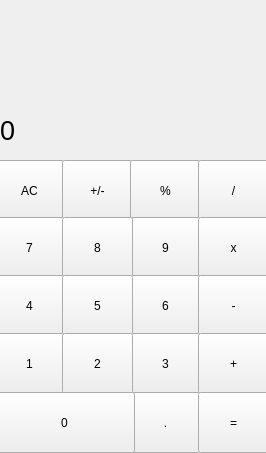
<?xml version="1.0" encoding="UTF-8"?>
<ui version="4.0">
 <class>MainWindow</class>
 <widget class="QMainWindow" name="MainWindow">
  <property name="geometry">
   <rect>
    <x>0</x>
    <y>0</y>
    <width>266</width>
    <height>453</height>
   </rect>
  </property>
  <property name="windowTitle">
   <string>MainWindow</string>
  </property>
  <widget class="QWidget" name="centralwidget">
   <widget class="QLabel" name="label">
    <property name="geometry">
     <rect>
      <x>0</x>
      <y>100</y>
      <width>271</width>
      <height>61</height>
     </rect>
    </property>
    <property name="font">
     <font>
      <pointsize>20</pointsize>
     </font>
    </property>
    <property name="styleSheet">
     <string notr="true"> qproperty-algument: 'AlignVCenter | AlignRight';
 border-bottom: 1px solid gray
</string>
    </property>
    <property name="text">
     <string>0</string>
    </property>
   </widget>
   <widget class="QPushButton" name="pushButton_AC">
    <property name="geometry">
     <rect>
      <x>-6</x>
      <y>160</y>
      <width>71</width>
      <height>61</height>
     </rect>
    </property>
    <property name="text">
     <string>AC</string>
    </property>
   </widget>
   <widget class="QPushButton" name="pushButton_pm">
    <property name="geometry">
     <rect>
      <x>62</x>
      <y>160</y>
      <width>71</width>
      <height>61</height>
     </rect>
    </property>
    <property name="text">
     <string>+/-</string>
    </property>
   </widget>
   <widget class="QPushButton" name="pushButton_percent">
    <property name="geometry">
     <rect>
      <x>130</x>
      <y>160</y>
      <width>71</width>
      <height>61</height>
     </rect>
    </property>
    <property name="text">
     <string>%</string>
    </property>
   </widget>
   <widget class="QPushButton" name="pushButton_dev">
    <property name="geometry">
     <rect>
      <x>198</x>
      <y>160</y>
      <width>71</width>
      <height>61</height>
     </rect>
    </property>
    <property name="text">
     <string>/</string>
    </property>
   </widget>
   <widget class="QPushButton" name="pushButton_7">
    <property name="geometry">
     <rect>
      <x>-6</x>
      <y>217</y>
      <width>71</width>
      <height>61</height>
     </rect>
    </property>
    <property name="styleSheet">
     <string notr="true">QLabel{
 qproperty-algument: &quot;AlignVCenter | AlignRight&quot;;
 border-bottom: 1px solid gray
}

background-color : white;</string>
    </property>
    <property name="text">
     <string>7</string>
    </property>
   </widget>
   <widget class="QPushButton" name="pushButton_9">
    <property name="geometry">
     <rect>
      <x>130</x>
      <y>217</y>
      <width>71</width>
      <height>61</height>
     </rect>
    </property>
    <property name="styleSheet">
     <string notr="true">QLabel{
 qproperty-algument: &quot;AlignVCenter | AlignRight&quot;;
 border-bottom: 1px solid gray
}

background-color : white;</string>
    </property>
    <property name="text">
     <string>9</string>
    </property>
   </widget>
   <widget class="QPushButton" name="pushButton_8">
    <property name="geometry">
     <rect>
      <x>62</x>
      <y>217</y>
      <width>71</width>
      <height>61</height>
     </rect>
    </property>
    <property name="styleSheet">
     <string notr="true">QLabel{
 qproperty-algument: &quot;AlignVCenter | AlignRight&quot;;
 border-bottom: 1px solid gray
}

background-color : white;</string>
    </property>
    <property name="text">
     <string>8</string>
    </property>
   </widget>
   <widget class="QPushButton" name="pushButton_x">
    <property name="geometry">
     <rect>
      <x>198</x>
      <y>217</y>
      <width>71</width>
      <height>61</height>
     </rect>
    </property>
    <property name="text">
     <string>x</string>
    </property>
   </widget>
   <widget class="QPushButton" name="pushButton_4">
    <property name="geometry">
     <rect>
      <x>-6</x>
      <y>275</y>
      <width>71</width>
      <height>61</height>
     </rect>
    </property>
    <property name="styleSheet">
     <string notr="true">QLabel{
 qproperty-algument: &quot;AlignVCenter | AlignRight&quot;;
 border-bottom: 1px solid gray
}

background-color : white;</string>
    </property>
    <property name="text">
     <string>4</string>
    </property>
   </widget>
   <widget class="QPushButton" name="pushButton_6">
    <property name="geometry">
     <rect>
      <x>130</x>
      <y>275</y>
      <width>71</width>
      <height>61</height>
     </rect>
    </property>
    <property name="styleSheet">
     <string notr="true">QLabel{
 qproperty-algument: &quot;AlignVCenter | AlignRight&quot;;
 border-bottom: 1px solid gray
}

background-color : white;</string>
    </property>
    <property name="text">
     <string>6</string>
    </property>
   </widget>
   <widget class="QPushButton" name="pushButton_5">
    <property name="geometry">
     <rect>
      <x>62</x>
      <y>275</y>
      <width>71</width>
      <height>61</height>
     </rect>
    </property>
    <property name="styleSheet">
     <string notr="true">QLabel{
 qproperty-algument: &quot;AlignVCenter | AlignRight&quot;;
 border-bottom: 1px solid gray
}

background-color : white;</string>
    </property>
    <property name="text">
     <string>5</string>
    </property>
   </widget>
   <widget class="QPushButton" name="pushButton_min">
    <property name="geometry">
     <rect>
      <x>198</x>
      <y>275</y>
      <width>71</width>
      <height>61</height>
     </rect>
    </property>
    <property name="text">
     <string>-</string>
    </property>
   </widget>
   <widget class="QPushButton" name="pushButton_1">
    <property name="geometry">
     <rect>
      <x>-6</x>
      <y>333</y>
      <width>71</width>
      <height>61</height>
     </rect>
    </property>
    <property name="styleSheet">
     <string notr="true">QLabel{
 qproperty-algument: &quot;AlignVCenter | AlignRight&quot;;
 border-bottom: 1px solid gray
}

background-color : white;</string>
    </property>
    <property name="text">
     <string>1</string>
    </property>
   </widget>
   <widget class="QPushButton" name="pushButton_3">
    <property name="geometry">
     <rect>
      <x>130</x>
      <y>333</y>
      <width>71</width>
      <height>61</height>
     </rect>
    </property>
    <property name="styleSheet">
     <string notr="true">QLabel{
 qproperty-algument: &quot;AlignVCenter | AlignRight&quot;;
 border-bottom: 1px solid gray
}

background-color : white;</string>
    </property>
    <property name="text">
     <string>3</string>
    </property>
   </widget>
   <widget class="QPushButton" name="pushButton_2">
    <property name="geometry">
     <rect>
      <x>62</x>
      <y>333</y>
      <width>71</width>
      <height>61</height>
     </rect>
    </property>
    <property name="styleSheet">
     <string notr="true">QLabel{
 qproperty-algument: &quot;AlignVCenter | AlignRight&quot;;
 border-bottom: 1px solid gray
}

background-color : white;</string>
    </property>
    <property name="text">
     <string>2</string>
    </property>
   </widget>
   <widget class="QPushButton" name="pushButton_plus">
    <property name="geometry">
     <rect>
      <x>198</x>
      <y>333</y>
      <width>71</width>
      <height>61</height>
     </rect>
    </property>
    <property name="text">
     <string>+</string>
    </property>
   </widget>
   <widget class="QPushButton" name="pushButton_point">
    <property name="geometry">
     <rect>
      <x>130</x>
      <y>392</y>
      <width>71</width>
      <height>61</height>
     </rect>
    </property>
    <property name="text">
     <string>.</string>
    </property>
   </widget>
   <widget class="QPushButton" name="pushButton_0">
    <property name="geometry">
     <rect>
      <x>-6</x>
      <y>392</y>
      <width>141</width>
      <height>61</height>
     </rect>
    </property>
    <property name="text">
     <string>0</string>
    </property>
   </widget>
   <widget class="QPushButton" name="pushButton_rav">
    <property name="geometry">
     <rect>
      <x>198</x>
      <y>392</y>
      <width>71</width>
      <height>61</height>
     </rect>
    </property>
    <property name="text">
     <string>=</string>
    </property>
   </widget>
  </widget>
 </widget>
 <resources/>
 <connections/>
</ui>
